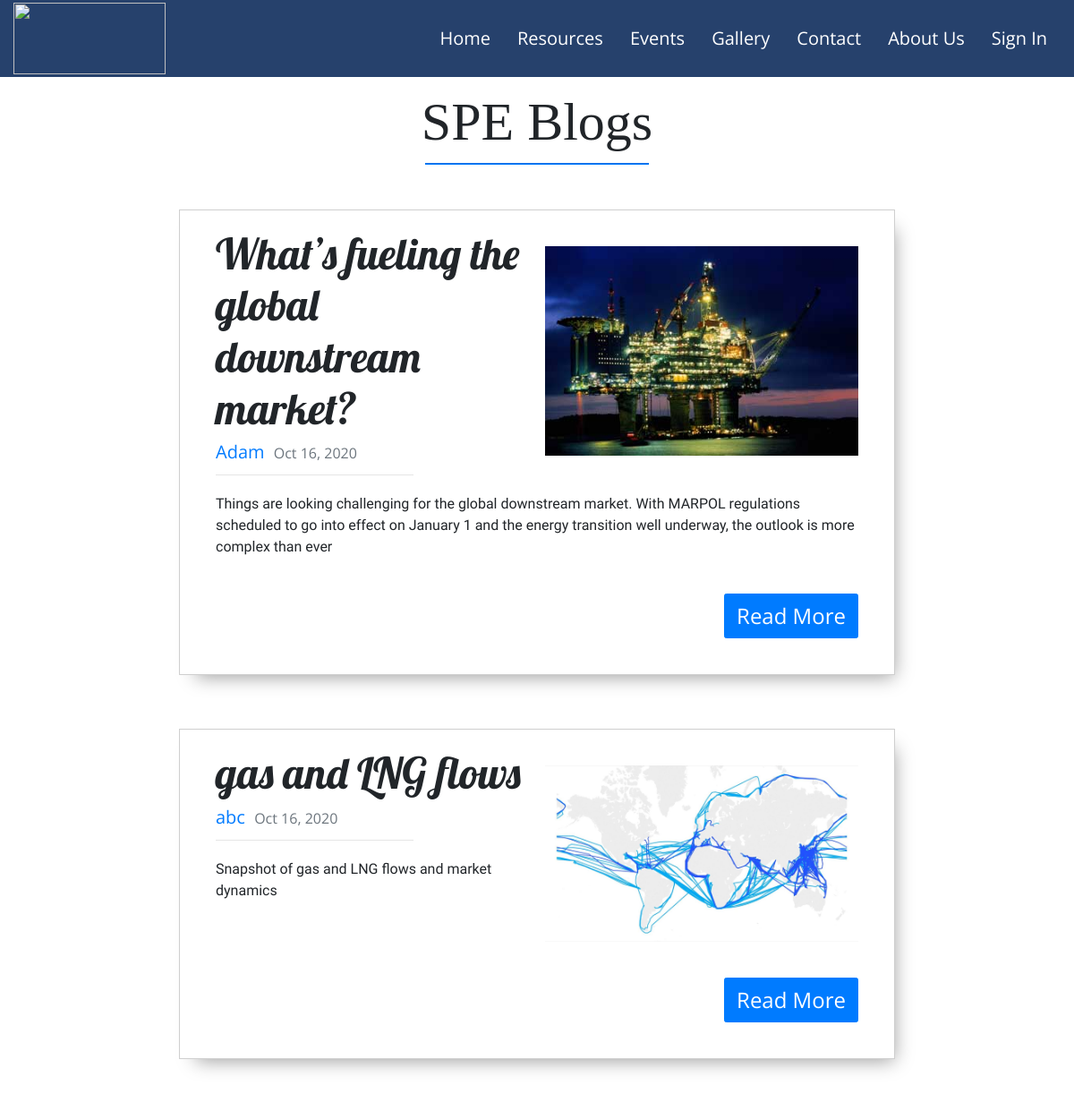
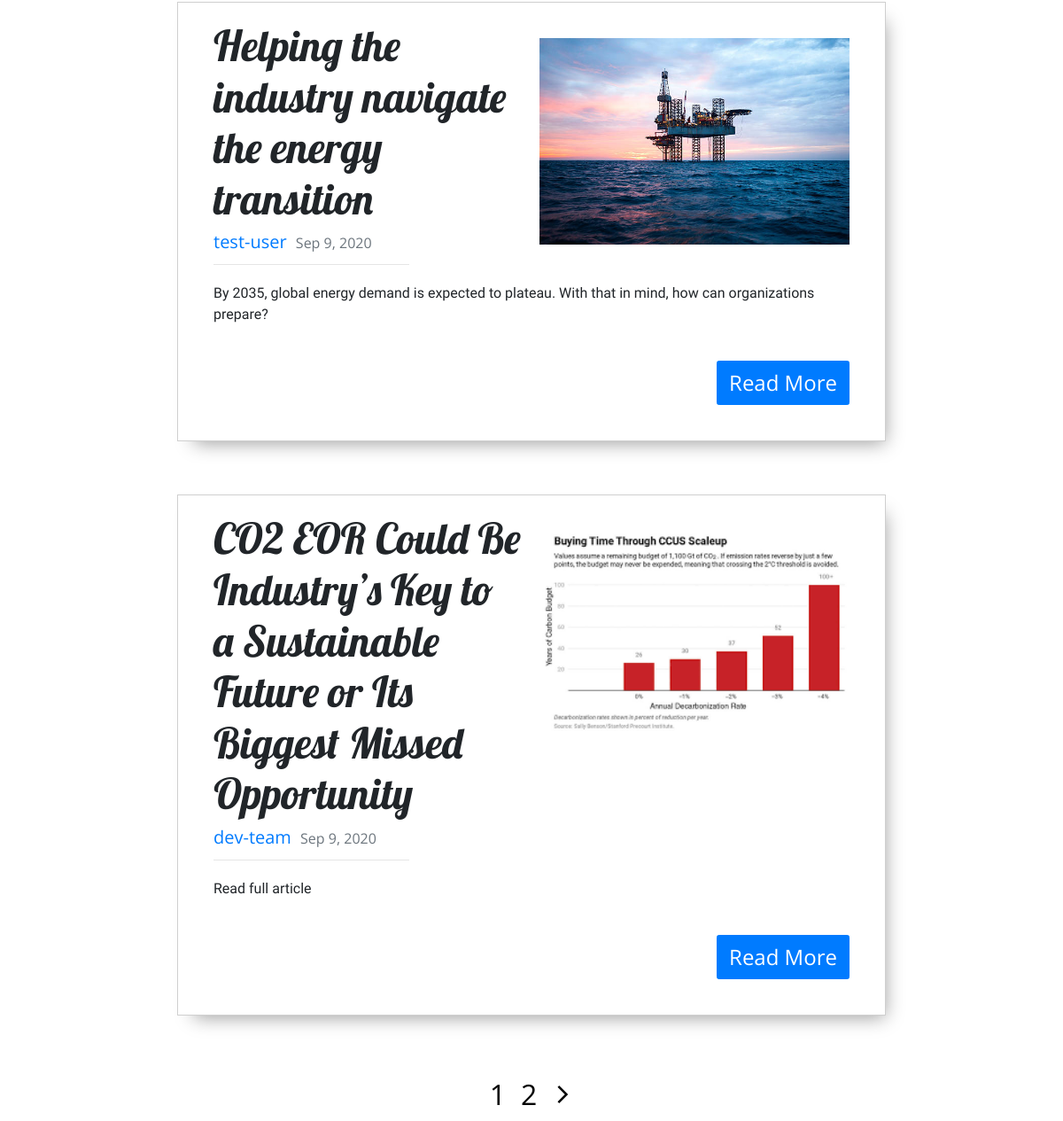
The app's page /Blogs/ (upper part), older data (2 pictures, top to bottom).
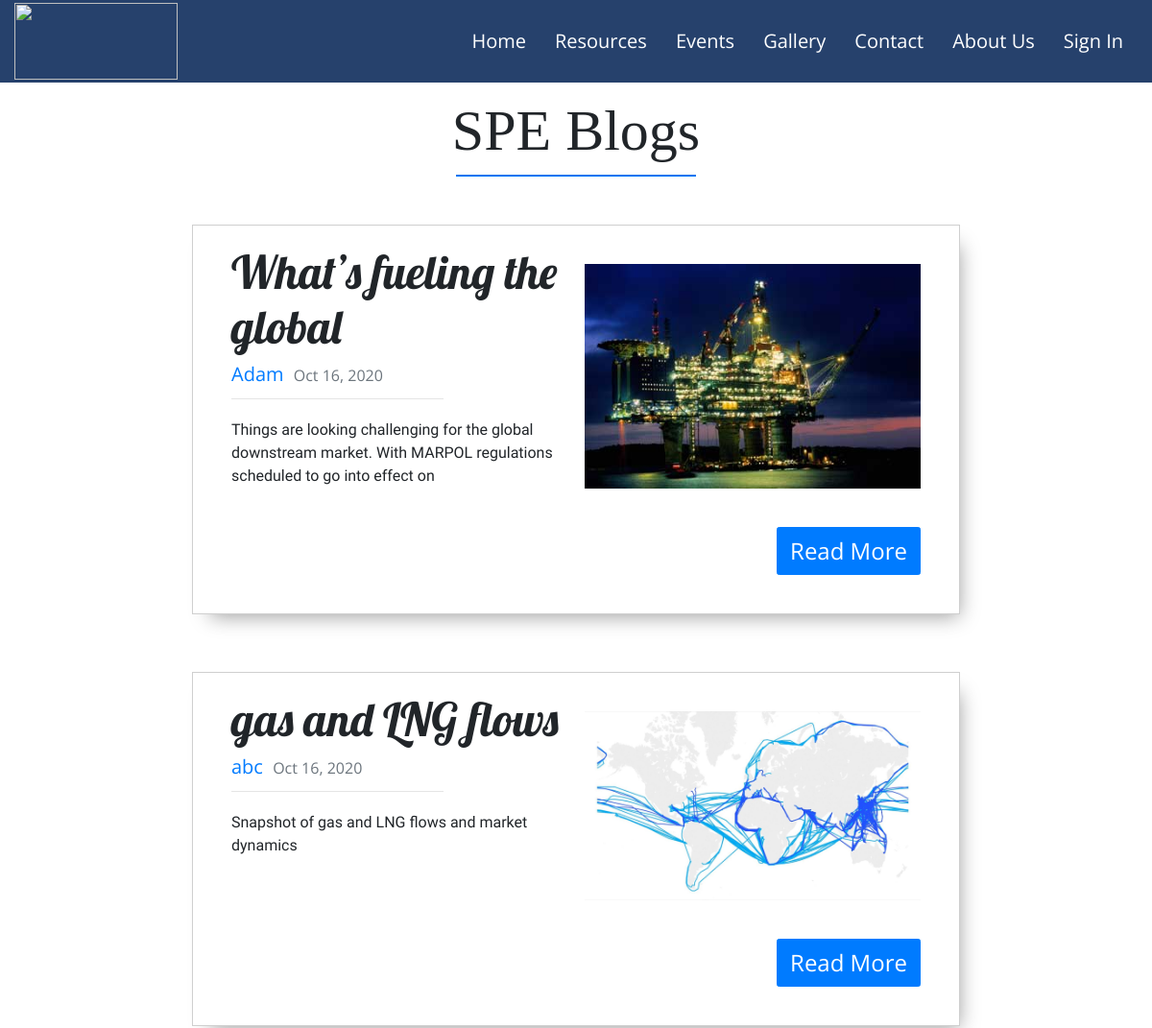
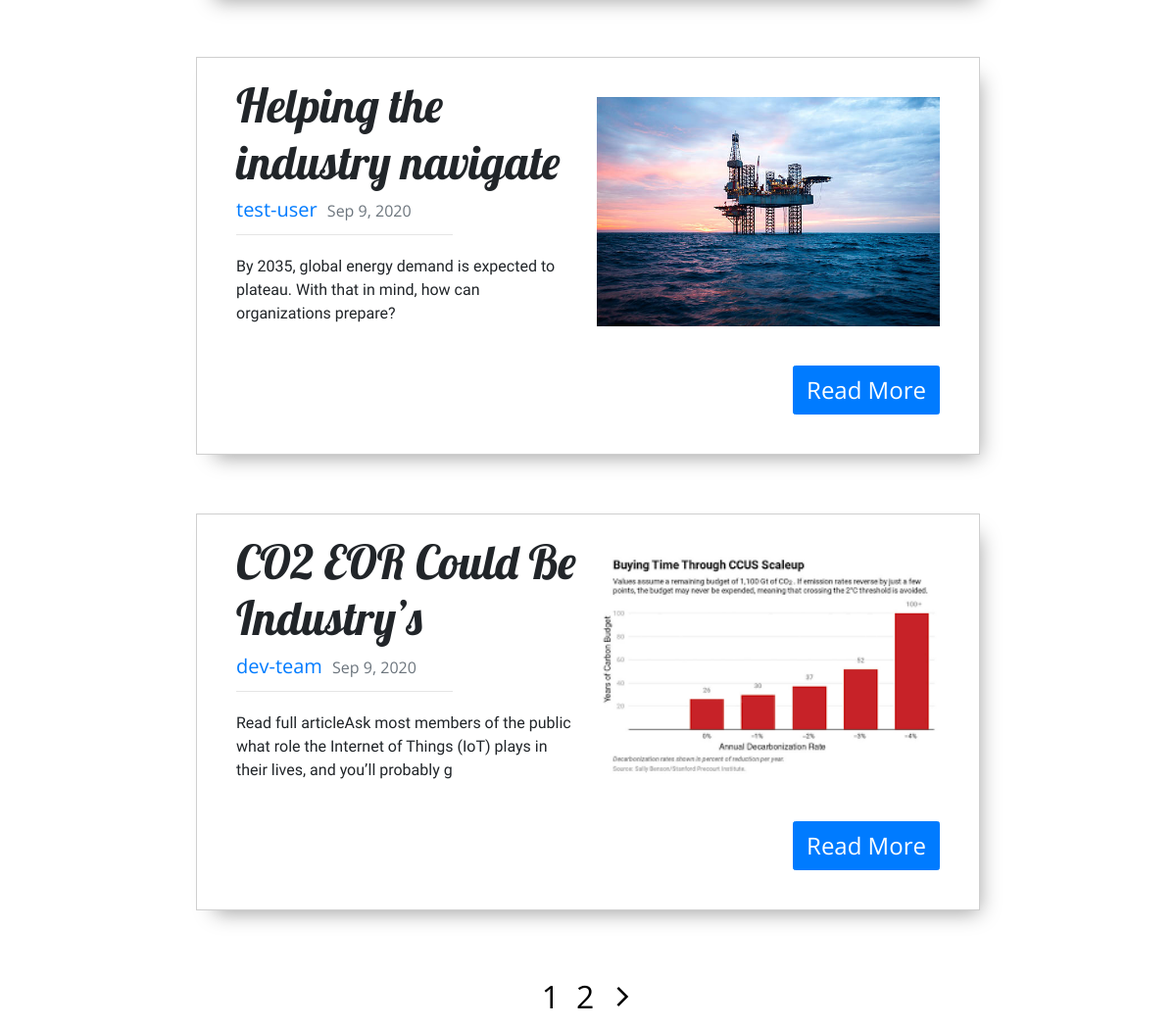
The same page, newer data (2 pictures, top to bottom).
### blog/models.py (models this page shows, shortened)
class Post(models.Model):
    title = models.CharField(max_length=100)
    author = models.ForeignKey(User, on_delete=models.CASCADE)
    image = models.ImageField(null=True, blank=True,upload_to='blog_images')
    date_posted = models.DateTimeField(default=timezone.now)
    overview = models.TextField()
    content = models.TextField()

### blog/views.py (the view)
# urls.py: path('', PostListView.as_view(), name='blog-home'),
class PostListView(ListView):
    model = Post
    template_name = 'blog/home.html'
    context_object_name = 'posts'
    order_by = ['-date_posted']
    paginate_by = 4
    def get_queryset(self):
        return Post.objects.order_by('-id')

### blog/templates/blog/home.html (shortened to what this page needs)
{% extends "pages/base.html" %}
{% load static %}
    {% block content-blog %}
        <link rel="stylesheet" type="text/css" href="{% static 'blog/blog-home.css' %}">
        <link rel="stylesheet" type="text/css" href="{% static 'blog/button-group.css' %}">
    {% endblock content-blog %}
    {% block content %}
        <div class="d-block mx-auto">
            <h1 class="d-flex justify-content-center" id="PageTitle">SPE Blogs</h1>
            <hr class="d-flex justify-content-center" id="UnderlineTitle">
            <div id="PostContainer">
                {% for post in posts %}
                    <div id="PostBody" class="media content-section col-md-8 mx-auto" style="padding: 20px;">
                        <div class="media-body">
                            <img id="PostImage" src="{{ post.image.url }}">
                            <h1 id="ArticleTitle">{{ post.title }}</h1>
                            <div id="ArticleMetaData">
                                <a class="mr-2" href="{% url 'user-posts' post.author.username %}">{{ post.author }}</a>
                                <small class="text-muted">{{ post.date_posted|date:"M j, Y"}}</small>
                                <hr id="Underline" align="left">
                            </div>
                            <p class="article-content">{{ post.overview }}</p>
                            <a href="{% url 'post-detail' post.id %}">
                                <button type="button" class="btn btn-primary">Read More</button>
                            </a>
                        </div>
                    </div>
                {% endfor %}
            </div>
            <div class="d-flex justify-content-center">
                {% if is_paginated %}
                    {% for num in page_obj.paginator.page_range %}
                        {% if page_obj.number == num %}
                            <a class="btn btn-grp mb-4" href="?page={{ num }}">{{ num }}</a>
                        {% elif num > page_obj.number|add:'-2' and num < page_obj.number|add:'2' %}
                            <a class="btn btn-grp mb-4" href="?page={{ num }}">{{ num }}</a>
                        {% endif %}
                    {% endfor %}
                    {% if page_obj.has_next %}
                    <a class="btn btn-grp mb-4" href="?page={{ page_obj.next_page_number }}">
                        <span class="material-icons">arrow_forward_ios</span>
                    </a>
                    {% endif %}
                {% endif %}
            </div>
    {% endblock content %}

### pages/templates/pages/base.html (shortened to what this page needs)
<!DOCTYPE html>
<html lang="en">
{% load static %}
<head>
    <link rel="stylesheet" href="https://stackpath.bootstrapcdn.com/bootstrap/4.5.2/css/bootstrap.min.css">
    <link rel="stylesheet" href="https://cdnjs.cloudflare.com/ajax/libs/font-awesome/4.7.0/css/font-awesome.min.css">
    <link rel="stylesheet" type="text/css" href="{% static 'pages/body.css' %}">
    <link rel="stylesheet" type="text/css" href="{% static 'pages/navbar.css' %}">
    <link rel="stylesheet" type="text/css" href="{% static 'pages/scroll-to-top-button.css' %}">
    <link rel="stylesheet" type="text/css" href="{% static 'pages/footer.css' %}">
    <link rel="stylesheet" href="https://use.fontawesome.com/releases/v5.0.6/css/all.css">
    <link href="https://unpkg.com/aos@2.3.1/dist/aos.css" rel="stylesheet">
    {% block content-blog %} {% endblock content-blog %}
</head>
<body>
    <nav class="navbar navbar-expand-md navbar-dark" style="background-color:#26416c; box-shadow: none !important;">
        <div class="container-fluid">
            <a href="{% url 'homepage' %}" class="navbar-brand">
                <img src="https://cdn.asp.events/CLIENT_SPE__29FE44FF_5056_B733_49EC4D60A02A6A7D/sites/Asia-Pacific-Oil-Gas-2020/media/logos/SPE_Logo_2.png" width="170px" height="80px">
            </a>
            <div id="main-nav" class="collapse navbar-collapse">
                <ul class="navbar-nav ml-auto">
                    <li><a href="{% url 'homepage' %}" class="nav-item nav-link active">Home</a></li>
                    <li class="dropdown">
                        <a href="#" class="nav-item nav-link" data-toggle="dropdown">Resources</a>
                    </li>
                    <li class="dropdown">
                        <a href="#" class="nav-item nav-link" data-toggle="dropdown">Events</a>
                    </li>
                    <li><a href="{% url 'gallery-page' %}" class="nav-item nav-link">Gallery</a></li>
                    <li><a href="#" class="nav-item nav-link">Contact</a></li>
                    <li><a href="{% url 'about-page' %}" class="nav-item nav-link">About Us</a></li>
                    {% if user.is_authenticated %}
                    <li class="dropdown">
                        <a><span class="material-icons" id="AccountCircle" >account_circle</span></a>
                        <div class="dropdown-menu">
                            <a href="{% url 'user-posts' user.username %}" class="dropdown-item">Profile</a>
                            <a href="{% url 'signout-page' %}" class="dropdown-item">Sign Out</a>
                        </div>
                    </li>
                    {% else %}
                    <li>
                        <a href="{% url 'signin-page' %}" class="nav-item nav-link">Sign In</a>
                    </li>
                    {% endif %}
                </ul>
            </div>
        </div>
    </nav>
    <div style="padding-top:100px;"></div>
    {% block content %} {% endblock content %}
</body>
</html>

### pages/static/pages/body.css (style rules this page uses)
body { font-family: calibri; box-sizing: border-box; }

### pages/static/pages/navbar.css (style rules this page uses)
html { font-size: 62.5%; }
body { font-family: 'Open Sans', sans-serif; font-size: 1.6rem; font-weight: 400; box-sizing: border-box; }
.navbar { position: absolute; left: 0; top: 0; padding: 0; width: 100%; transition: 0.6s ease-in; z-index: 99999; }
.navbar .navbar-brand { font-family: 'Lobster', cursive; font-size: 2.5rem; }
.navbar-dark .navbar-nav .nav-link { position: relative; color: #fff; font-size: 2.0rem; }
@media screen and (min-width: 767px) { .navbar-dark .navbar-nav .nav-link { padding: 23px 15px; } }
@media screen and (min-width: 767px) { .navbar-dark .navbar-nav .nav-link::after { content: ''; position: absolute; bottom: 15px; left: 30%; right: 30%; height: 1px; background-color: #fff; -webkit-transform: scaleX(0); -ms-transform: scaleX(0); transform: scaleX(0); transition: transform 0.1s ease-in; } }

### blog/static/blog/blog-home.css (style rules this page uses)
#PostBody { border: 1px solid #cfcfcf; margin-left: 50px; margin-bottom: 60px; box-shadow: 9px 12px 20px -10px rgba(0,0,0,0.39); padding: 20px; }
#PostImage { width: 350px; margin: 20px; float: right; }
#ArticleTitle { font-family: lobster; font-size: 3em; margin-left: 20px; }
div#ArticleMetaData { font-size: 1.25em; margin-left: 20px; }
hr#Underline { width: 30%; }
p.article-content { margin: 20px; font-family: 'Oxygen', sans-serif; }
button.btn { width: 150px; height: 50px; font-size: 1.5em; margin: 20px; float: right; clear: both; }
#PageTitle { font-family: 'adam.cg pro'; font-size: 60px; }
#UnderlineTitle { height: 0.8px; width: 250px; background-color: #007bff; margin-bottom: 50px; }

### blog/static/blog/button-group.css (style rules this page uses)
.btn-grp { color: black; font-size: 2em; }

Row changes from the older to the newer data that the page shows:
changed Post "Adam": title "What’s fueling the global downstream market?" → "What’s fueling the global"; overview "…go into effect on January 1 and the energy transition well underway, the outlook is more complex than ever" → "Things are looking challenging for the global downstream market. With MARPOL regulations scheduled to go into effect on"
changed Post "test-user": title "Helping the industry navigate the energy transition" → "Helping the industry navigate"
changed Post "dev-team": title "CO2 EOR Could Be Industry’s Key to a Sustainable Future or Its Biggest Missed Opportunity" → "CO2 EOR Could Be Industry’s"; overview "Read full article" → "Read full articleAsk most members of the public what role the Internet of Things (IoT) plays in their lives, and you’ll probably g"
